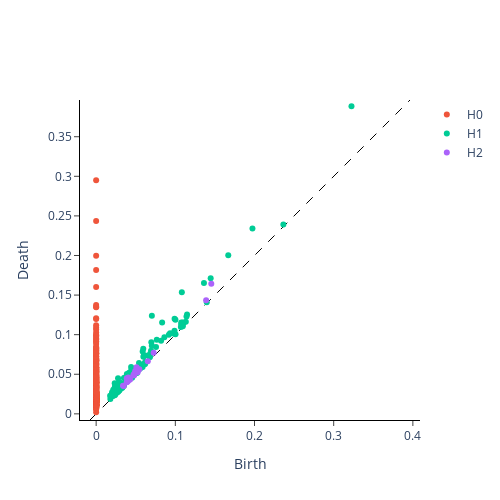

Write notebook code for a chart like this one.
### Code cell
homology_dimensions = (0,1, 2)
VRP = VietorisRipsPersistence(homology_dimensions=homology_dimensions)

# the array need to be reshaped as the library expects many 2D arrays of dimensions n_windows x window_size

y_slug_embedded_reshaped = y_slug_embedded.reshape(1, *y_slug_embedded.shape)
print(f"y_slug_embedded_reshaped.shape",y_slug_embedded_reshaped.shape)
print(f"y_slug_embedded.shape", y_slug_embedded.shape)


PH_slug = VRP.fit_transform(y_slug_embedded_reshaped)
VRP.plot(PH_slug)

### Figure 1 — Plotly figure (JSON) as saved in the notebook; plotly's stock layout.template omitted (floating-point values rounded to 4 significant figures; data arrays with more than 128 entries replaced by an {"elided": "..."} marker saying what was removed)
{"data": [{"hoverinfo": "none", "line": {"color": "black", "dash": "dash", "width": 1}, "mode": "lines", "showlegend": false, "type": "scatter", "x": [-0.007772, 0.3964], "y": [-0.007772, 0.3964]}, {"hoverinfo": "text", "hovertext": {"elided": "431 str values"}, "mode": "markers", "name": "H0", "type": "scatter", "x": {"elided": "431 int values"}, "y": {"elided": "431 float values"}}, {"hoverinfo": "text", "hovertext": {"elided": "155 str values"}, "mode": "markers", "name": "H1", "type": "scatter", "x": {"elided": "155 float values"}, "y": {"elided": "155 float values"}}, {"hoverinfo": "text", "hovertext": ["(0.14541028439998627, 0.1643172800540924)", "(0.13889893889427185, 0.14359869062900543)", "(0.07261982560157776, 0.07730819284915924)", "(0.06522978842258453, 0.06651818752288818)", "(0.05453259497880936, 0.05645659193396568)", "(0.052471376955509186, 0.05253782868385315)", "(0.050922948867082596, 0.05873224884271622)", "(0.04938161000609398, 0.053980398923158646)", "(0.0493081659078598, 0.052059486508369446)", "(0.04851038381457329, 0.05097993463277817)", "(0.0479157455265522, 0.04886813834309578)", "(0.04736625775694847, 0.048628609627485275)", "(0.04723115265369415, 0.049240969121456146)", "(0.04289034381508827, 0.043354474008083344)", "(0.04192019999027252, 0.043074075132608414)", "(0.04070345312356949, 0.046042412519454956)", "(0.04006302356719971, 0.041226211935281754)", "(0.03896884247660637, 0.04034695401787758)", "(0.038671839982271194, 0.04489663243293762)", "(0.038608700037002563, 0.04001826047897339)", "(0.03487517312169075, 0.03504006937146187)", "(0.03387659043073654, 0.035459090024232864)"], "mode": "markers", "name": "H2", "type": "scatter", "x": [0.1454, 0.1389, 0.07262, 0.06523, 0.05453, 0.05247, 0.05092, 0.04938, 0.04931, 0.04851, 0.04792, 0.04737, 0.04723, 0.04289, 0.04192, 0.0407, 0.04006, 0.03897, 0.03867, 0.03861, 0.03488, 0.03388], "y": [0.1643, 0.1436, 0.07731, 0.06652, 0.05646, 0.05254, 0.05873, 0.05398, 0.05206, 0.05098, 0.04887, 0.04863, 0.04924, 0.04335, 0.04307, 0.04604, 0.04123, 0.04035, 0.0449, 0.04002, 0.03504, 0.03546]}], "layout": {"height": 500, "plot_bgcolor": "white", "width": 500, "xaxis": {"autorange": false, "exponentformat": "e", "linecolor": "black", "linewidth": 1, "mirror": false, "range": [-0.007772, 0.3964], "showexponent": "all", "showline": true, "side": "bottom", "ticks": "outside", "title": {"text": "Birth"}, "type": "linear", "zeroline": true}, "yaxis": {"autorange": false, "exponentformat": "e", "linecolor": "black", "linewidth": 1, "mirror": false, "range": [-0.007772, 0.3964], "scaleanchor": "x", "scaleratio": 1, "showexponent": "all", "showline": true, "side": "left", "ticks": "outside", "title": {"text": "Death"}, "type": "linear", "zeroline": true}}}
